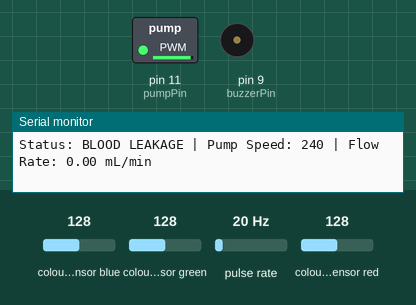
Simulated run of this sketch. Board: Arduino Uno, built with avr-gcc and run on an emulated ATmega328P. Parts: switched loads named in the sketch (green lamp = pin HIGH), buzzer (waves = sounding, pin HIGH), the last lines printed to the serial monitor. Wiring (inferred from the names in the program): pulse sensor: data pin 3; TCS3200 colour sensor: output pin 8; S2 pin 6; S3 pin 7; S0 pin 4; S1 pin 5. The inputs (shaded band) are chosen by the test bench; at power-on: colour sensor blue 128, colour sensor red 128, colour sensor green 128, pulse rate 20 Hz. Pins used as bus, display or sensor lines are not drawn.

Above: at 1.2 s.
1.3 s: colour sensor blue set to 141
At 3.2 s:
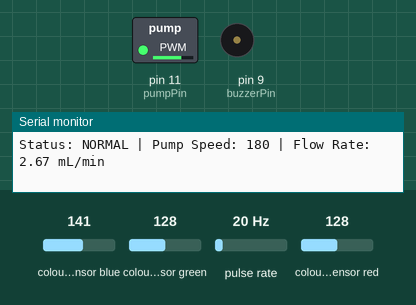
3.9 s: colour sensor red set to 133
5.4 s: colour sensor red set to 139
At 5.8 s:
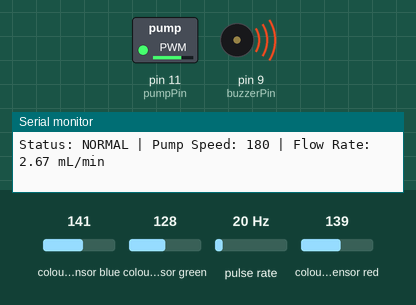
7.7 s: colour sensor red set to 5
At 8.3 s:
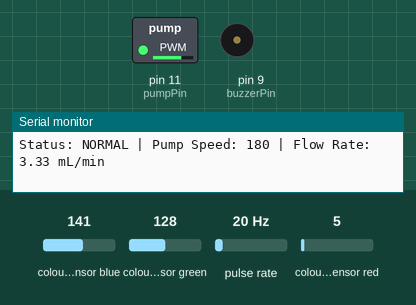
Timing chart, 0 to 10.4 s (numbered marks = the images above; inputs shaded):
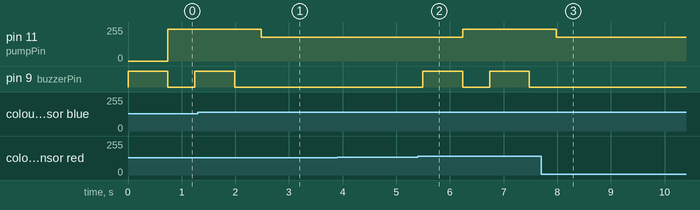

The sketch:

finalcode1.ino
```cpp
// COLOR SENSOR (TCS230/TCS3200) PINS
#define S0 4
#define S1 5
#define S2 6
#define S3 7
#define sensorOut 8
#define buzzerPin 9

// PUMP CONTROL
#define pumpPin 11  // PWM pin for 2N2222

// FLOWMETER (YF-S401) PINS
#define flowMeterPin 3  // Flow sensor data pin

volatile int pulseCount = 0;  // Count flow sensor pulses
float flowRate = 0.0;         // Calculated flow rate (L/min)
unsigned long lastTime = 0;   // Time tracking for flow calculation

int redFreq = 0, greenFreq = 0, blueFreq = 0;
int pumpSpeed = 0;  // Default speed

void countPulse() {
    pulseCount++;  // Interrupt function to count pulses
}

void setup() {
    pinMode(S0, OUTPUT);
    pinMode(S1, OUTPUT);
    pinMode(S2, OUTPUT);
    pinMode(S3, OUTPUT);
    pinMode(sensorOut, INPUT);
    pinMode(pumpPin, OUTPUT);
    pinMode(buzzerPin, OUTPUT);

    pinMode(flowMeterPin, INPUT_PULLUP);
    attachInterrupt(digitalPinToInterrupt(flowMeterPin), countPulse, RISING);

    // Set color sensor frequency scaling to 20%
    digitalWrite(S0, HIGH);
    digitalWrite(S1, LOW);

    Serial.begin(9600);
    Serial.println("Enter a pump speed (0-255) or type 'auto' for color-based control.");
}

void loop() {
    static bool autoMode = true; // Default to auto mode

    // Check Serial input for manual pump control
    if (Serial.available()) {
        String input = Serial.readStringUntil('\n');
        input.trim();

        if (input.equalsIgnoreCase("auto")) {
            autoMode = true;
            Serial.println("Switched to AUTO mode (color-based control).");
        } else {
            int userSpeed = input.toInt();
            if (userSpeed >= 0 && userSpeed <= 255) {
                pumpSpeed = userSpeed;
                autoMode = false;
                Serial.print("Manual Mode: Pump Speed Set To ");
                Serial.println(pumpSpeed);
            } else {
                Serial.println("Invalid input! Enter 0-255 or 'auto'.");
            }
        }
    }

    if (autoMode) {
        // Read RED
        digitalWrite(S2, LOW);
        digitalWrite(S3, LOW);
        redFreq = pulseIn(sensorOut, LOW);

        // Read GREEN
        digitalWrite(S2, HIGH);
        digitalWrite(S3, HIGH);
        greenFreq = pulseIn(sensorOut, LOW);

        // Read BLUE
        digitalWrite(S2, LOW);
        digitalWrite(S3, HIGH);
        blueFreq = pulseIn(sensorOut, LOW);

        // Convert frequencies to RGB values
        int red = map(redFreq, 30, 1000, 255, 0);
        int green = map(greenFreq, 30, 1000, 255, 0);
        int blue = map(blueFreq, 30, 1000, 255, 0);

        // Determine the highest color and set pump speed
        String highestColor;
        if (red >= green && red >= blue) {
            highestColor = "BLOOD LEAKAGE";
            pumpSpeed = 240;  // High speed if blood detected
            buzzerOn();
        } else {
            highestColor = "NORMAL";
            pumpSpeed = 180;  // Lower speed if normal
            digitalWrite(buzzerPin, LOW);
        }
    }

    // Apply PWM to pump
    analogWrite(pumpPin, pumpSpeed);

    // Calculate Flow Rate every second
    unsigned long currentTime = millis();
    if (currentTime - lastTime >= 1000) {
        flowRate = (pulseCount / 450.0) * 60;  // Convert pulses to L/min (adjust calibration)
        pulseCount = 0;
        lastTime = currentTime;
    }

    // Print all outputs in one line
    Serial.print("Status: "); Serial.print(autoMode ? (pumpSpeed == 240 ? "BLOOD LEAKAGE" : "NORMAL") : "MANUAL");
    Serial.print(" | Pump Speed: "); Serial.print(pumpSpeed);
    Serial.print(" | Flow Rate: "); Serial.print(flowRate, 2);
    Serial.println(" mL/min");

    delay(500);
}

void buzzerOn() {
    digitalWrite(buzzerPin, HIGH);
    delay(740);
    digitalWrite(buzzerPin, LOW);
}
```

Measured:
- the behaviour switches between 136 and 137 on colour sensor blue (found by bisection; images 0 and 1)
- the behaviour switches between 136 and 137 on colour sensor red (found by bisection; images 1 and 2)
- after the input at 1.3 s, pin 11 (pumpPin): 240/255 → 180/255 after 1.2 s; pin 9 (buzzerPin): goes on until 2.0 s, then stays LOW
- after the input at 5.4 s, pin 11 (pumpPin): 180/255 → 240/255 after 0.84 s; pin 9 (buzzerPin): alternates HIGH for 0.74 s and LOW for 0.50 s, starting after 0.10 s
- after the input at 7.7 s, pin 11 (pumpPin): 240/255 → 180/255 after 0.28 s; pin 9 (buzzerPin): stops changing and stays LOW
